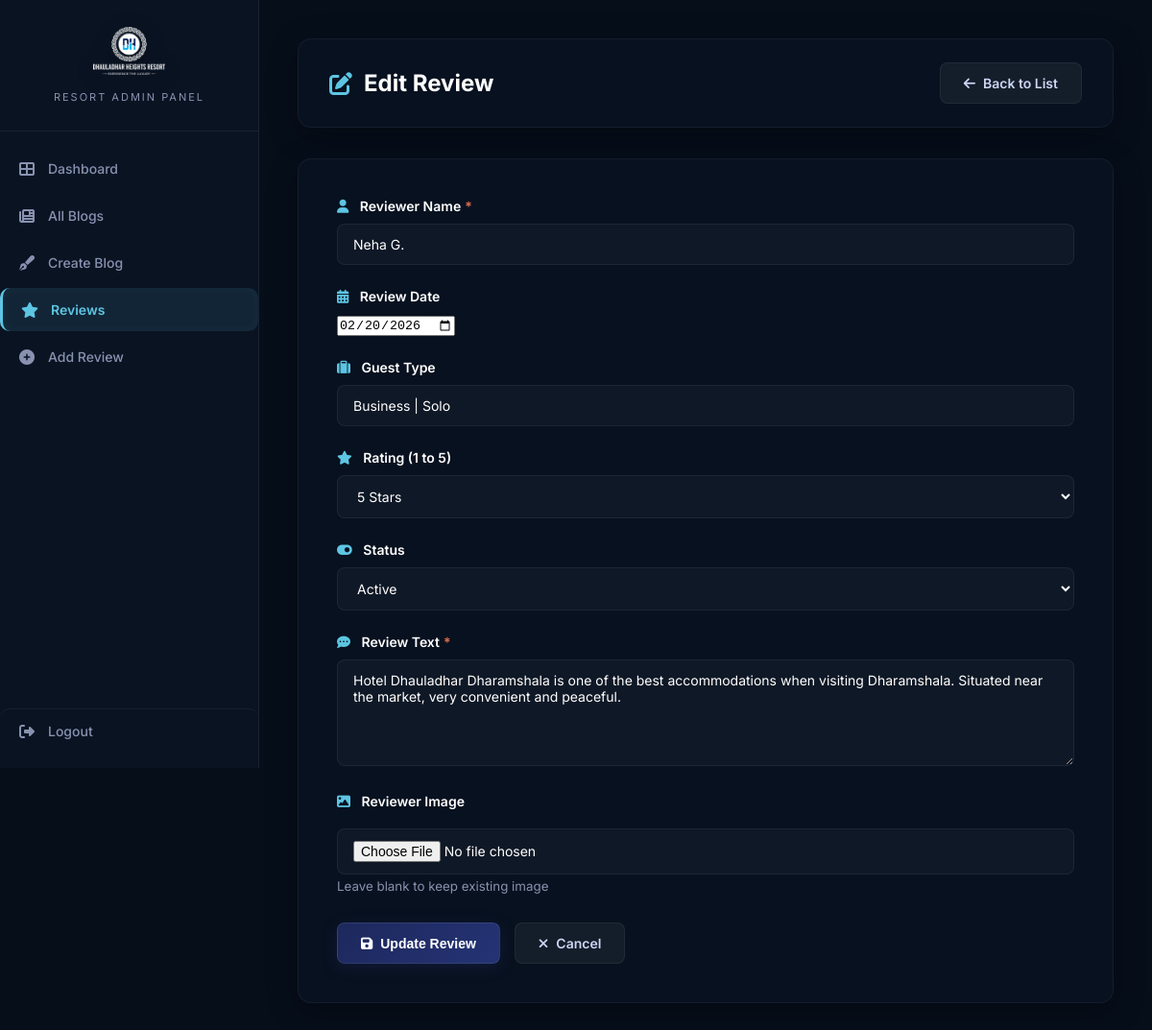
The page /admin/reviews/edit.php?id=4 (signed in) on the database its author committed.
### tables this page shows
CREATE TABLE IF NOT EXISTS google_reviews (
    id INT AUTO_INCREMENT PRIMARY KEY,
    reviewer_name VARCHAR(150) NOT NULL,
    reviewer_image VARCHAR(500) DEFAULT '',
    rating INT DEFAULT 5,
    review_text TEXT NOT NULL,
    review_source VARCHAR(100) DEFAULT 'Website',
    review_date DATE DEFAULT NULL,
    guest_type VARCHAR(100) DEFAULT '',
    status TINYINT DEFAULT 1,
    display_order INT DEFAULT 0,
    created_at TIMESTAMP DEFAULT CURRENT_TIMESTAMP,
    INDEX idx_status (status),
    INDEX idx_display_order (display_order)
);

### includes/functions.php (called while the page is built, shortened)
<?php
function getReviewById($id) {
    try {
        $pdo = getDB();
        $stmt = $pdo->prepare("SELECT * FROM google_reviews WHERE id = ?");
        $stmt->execute([$id]);
        return $stmt->fetch();
    } catch (PDOException $e) {
        error_log("Error in getReviewById: " . $e->getMessage());
        return false;
    }
}
?>

### admin/reviews/edit.php (the view, shortened to what this page needs)
<?php
require_once __DIR__ . '/../../includes/functions.php';
$id = $_GET['id'] ?? null;
$review = getReviewById($id);
?>
<!DOCTYPE html>
<html lang="en">
<head>
    <link rel="stylesheet" href="https://cdnjs.cloudflare.com/ajax/libs/font-awesome/6.4.2/css/all.min.css">
</head>
<body>
    <div class="admin-wrapper">
        <?php include_once __DIR__ . '/../includes/sidebar.php'; ?>
        <div class="main-content">
            <div class="header">
                <h1><i class="fas fa-edit"></i> Edit Review</h1>
                <div class="header-actions">
                    <a href="index.php" class="btn btn-secondary"><i class="fas fa-arrow-left"></i> Back to List</a>
                </div>
            </div>
            <div class="form-container">
                <form action="" method="POST" enctype="multipart/form-data">
                    <div class="form-group">
                        <label><i class="fas fa-user"></i> <span class="required">Reviewer Name</span></label>
                        <input type="text" name="reviewer_name" required value="<?php echo htmlspecialchars($review['reviewer_name']); ?>" placeholder="Enter reviewer's name">
                    </div>
                    <div class="form-row">
                        <div class="form-group">
                            <label><i class="fas fa-calendar-alt"></i> Review Date</label>
                            <input type="date" name="review_date" value="<?php echo htmlspecialchars($review['review_date']); ?>">
                        </div>
                        <div class="form-group">
                            <label><i class="fas fa-suitcase"></i> Guest Type</label>
                            <input type="text" name="guest_type" value="<?php echo htmlspecialchars($review['guest_type']); ?>" placeholder="e.g. Business | Family | Solo">
                        </div>
                    </div>
                    <div class="form-row">
                        <div class="form-group">
                            <label><i class="fas fa-star"></i> Rating (1 to 5)</label>
                            <select name="rating" required>
                                <option value="5" <?php echo $review['rating'] == 5 ? 'selected' : ''; ?>>5 Stars</option>
                            </select>
                        </div>
                        <div class="form-group">
                            <label><i class="fas fa-toggle-on"></i> Status</label>
                            <select name="status">
                                <option value="1" <?php echo $review['status'] == 1 ? 'selected' : ''; ?>>Active</option>
                            </select>
                        </div>
                    </div>
                    <div class="form-group">
                        <label><i class="fas fa-comment-dots"></i> <span class="required">Review Text</span></label>
                        <textarea name="review_text" required placeholder="Type the review content here..." rows="5"><?php echo htmlspecialchars($review['review_text']); ?></textarea>
                    </div>
                    <div class="form-group">
                        <label><i class="fas fa-image"></i> Reviewer Image</label>
                        <input type="file" name="reviewer_image" accept="image/*" id="reviewer_image" style="margin-top: 10px;">
                        <small style="color:var(--text-muted);display:block;margin-top:4px;">Leave blank to keep existing image</small>
                    </div>
                    <div style="display: flex; gap: 15px; flex-wrap: wrap; margin-top: 30px;">
                        <button type="submit" class="btn btn-primary"><i class="fas fa-save"></i> Update Review</button>
                        <a href="index.php" class="btn btn-secondary"><i class="fas fa-times"></i> Cancel</a>
                    </div>
                </form>
            </div>
        </div>
    </div>
</body>
</html>

### admin/includes/admin_styles.php (style rules this page uses)
*, *::before, *::after { margin: 0; padding: 0; box-sizing: border-box; }
:root { --primary: #1D285C; --primary-light: #5DC5E3; --primary-dark: #0B162C; --accent: #cf9a2c; --accent-glow: rgba(207,154,44,0.25); --success: #00b894; --warning: #fdcb6e; --danger: #e17055; --dark: #0f1a2e; --darker: #0a1322; --darkest: #060e1a; --surface: rgba(15, 26, 46, 0.6); --surface-light: rgba(22, 35, 64, 0.7); --text: #cdd6f4; --text-muted: #8892b0; --border: rgba(255,255,255,0.06); --sidebar-w: 270px; --radius: 14px; --shadow: 0 8px 32px rgba(0,0,0,0.3); --glass-bg: rgba(10, 19, 34, 0.75); --glass-border: rgba(255, 255, 255, 0.05); }
body { font-family: 'Inter', -apple-system, sans-serif; background: var(--darkest); background-attachment: fixed; color: var(--text); min-height: 100vh; overflow-x: hidden; }
.admin-wrapper { display: flex; min-height: 100vh; }
.main-content { flex: 1; margin-left: var(--sidebar-w); padding: 40px; transition: margin-left .3s ease; min-width: 0; }
.header { background: var(--glass-bg); backdrop-filter: blur(12px); -webkit-backdrop-filter: blur(12px); border: 1px solid var(--glass-border); border-radius: var(--radius); padding: 24px 32px; margin-bottom: 32px; display: flex; justify-content: space-between; align-items: center; box-shadow: var(--shadow); }
.header h1 { font-size: 24px; font-weight: 700; color: #fff; display: flex; align-items: center; gap: 12px; }
.header h1 i { color: var(--primary-light); }
.btn { display: inline-flex; align-items: center; gap: 8px; padding: 12px 24px; font-size: 14px; font-weight: 600; border-radius: 8px; cursor: pointer; transition: all 0.25s ease; text-decoration: none; border: none; }
.btn-primary { background: linear-gradient(135deg, var(--primary) 0%, #253375 100%); color: #fff; border: 1px solid rgba(255,255,255,0.08); box-shadow: 0 4px 15px rgba(29, 40, 92, 0.4); }
.btn-secondary { background: rgba(255, 255, 255, 0.05); color: var(--text); border: 1px solid var(--border); }
.form-container { background: var(--glass-bg); backdrop-filter: blur(12px); -webkit-backdrop-filter: blur(12px); border: 1px solid var(--glass-border); border-radius: var(--radius); padding: 40px; box-shadow: var(--shadow); }
.form-group { margin-bottom: 24px; }
label { display: block; margin-bottom: 10px; font-weight: 600; font-size: 14px; color: #fff; }
label i { color: var(--primary-light); margin-right: 8px; }
input[type="text"], input[type="file"], input[type="number"], select, textarea { width: 100%; background: rgba(255, 255, 255, 0.03); border: 1px solid var(--border); border-radius: 8px; padding: 12px 16px; color: #fff; font-family: inherit; font-size: 14px; transition: all 0.25s ease; }
textarea { resize: vertical; }
.required::after { content: '*'; color: var(--danger); margin-left: 4px; }

### rows shown on the page
google_reviews: reviewer_name "Neha G.", review_date "02/20/2026", guest_type "Business | Solo", rating "5 Stars", status "Active", review_text "Hotel Dhauladhar Dharamshala is one of the best accommodations when visiting Dharamshala. Situated near the market, very convenient and peaceful."
